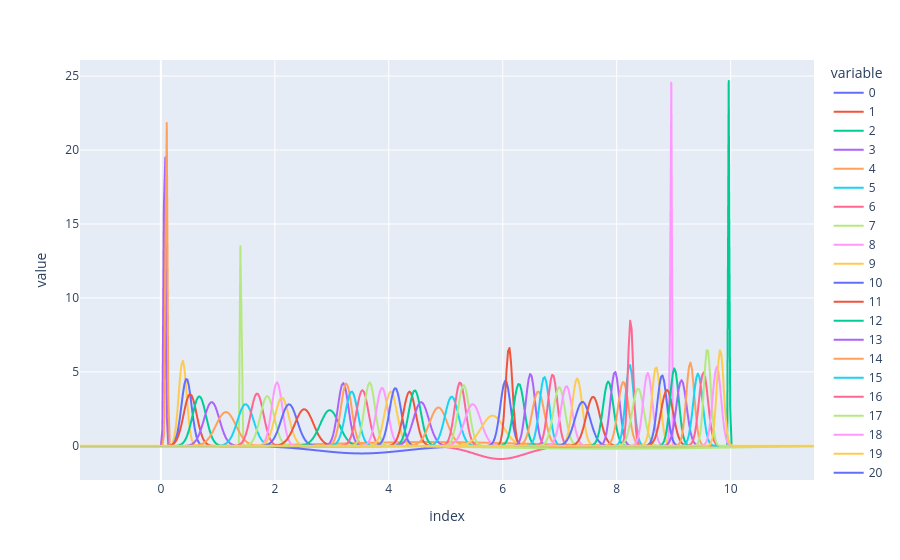

The cell this chart's notebook holds for it:
### Code cell
from spice_net.plotting import plot_som

plot_som(som_1)

### Figure 1 — Plotly figure (JSON) as saved in the notebook; plotly's stock layout.template omitted (floating-point values rounded to 4 significant figures; data arrays with more than 128 entries replaced by an {"elided": "..."} marker saying what was removed)
{"data": [{"hovertemplate": "variable=0<br>index=%{x}<br>value=%{y}<extra></extra>", "legendgroup": "0", "line": {"color": "#636efa", "dash": "solid"}, "marker": {"symbol": "circle"}, "mode": "lines", "name": "0", "showlegend": true, "type": "scattergl", "x": {"elided": "500 float values"}, "xaxis": "x", "y": {"elided": "500 float values"}, "yaxis": "y"}, {"hovertemplate": "variable=1<br>index=%{x}<br>value=%{y}<extra></extra>", "legendgroup": "1", "line": {"color": "#EF553B", "dash": "solid"}, "marker": {"symbol": "circle"}, "mode": "lines", "name": "1", "showlegend": true, "type": "scattergl", "x": {"elided": "500 float values"}, "xaxis": "x", "y": {"elided": "500 float values"}, "yaxis": "y"}, {"hovertemplate": "variable=2<br>index=%{x}<br>value=%{y}<extra></extra>", "legendgroup": "2", "line": {"color": "#00cc96", "dash": "solid"}, "marker": {"symbol": "circle"}, "mode": "lines", "name": "2", "showlegend": true, "type": "scattergl", "x": {"elided": "500 float values"}, "xaxis": "x", "y": {"elided": "500 float values"}, "yaxis": "y"}, {"hovertemplate": "variable=3<br>index=%{x}<br>value=%{y}<extra></extra>", "legendgroup": "3", "line": {"color": "#ab63fa", "dash": "solid"}, "marker": {"symbol": "circle"}, "mode": "lines", "name": "3", "showlegend": true, "type": "scattergl", "x": {"elided": "500 float values"}, "xaxis": "x", "y": {"elided": "500 float values"}, "yaxis": "y"}, {"hovertemplate": "variable=4<br>index=%{x}<br>value=%{y}<extra></extra>", "legendgroup": "4", "line": {"color": "#FFA15A", "dash": "solid"}, "marker": {"symbol": "circle"}, "mode": "lines", "name": "4", "showlegend": true, "type": "scattergl", "x": {"elided": "500 float values"}, "xaxis": "x", "y": {"elided": "500 float values"}, "yaxis": "y"}, {"hovertemplate": "variable=5<br>index=%{x}<br>value=%{y}<extra></extra>", "legendgroup": "5", "line": {"color": "#19d3f3", "dash": "solid"}, "marker": {"symbol": "circle"}, "mode": "lines", "name": "5", "showlegend": true, "type": "scattergl", "x": {"elided": "500 float values"}, "xaxis": "x", "y": {"elided": "500 float values"}, "yaxis": "y"}, {"hovertemplate": "variable=6<br>index=%{x}<br>value=%{y}<extra></extra>", "legendgroup": "6", "line": {"color": "#FF6692", "dash": "solid"}, "marker": {"symbol": "circle"}, "mode": "lines", "name": "6", "showlegend": true, "type": "scattergl", "x": {"elided": "500 float values"}, "xaxis": "x", "y": {"elided": "500 float values"}, "yaxis": "y"}, {"hovertemplate": "variable=7<br>index=%{x}<br>value=%{y}<extra></extra>", "legendgroup": "7", "line": {"color": "#B6E880", "dash": "solid"}, "marker": {"symbol": "circle"}, "mode": "lines", "name": "7", "showlegend": true, "type": "scattergl", "x": {"elided": "500 float values"}, "xaxis": "x", "y": {"elided": "500 float values"}, "yaxis": "y"}, {"hovertemplate": "variable=8<br>index=%{x}<br>value=%{y}<extra></extra>", "legendgroup": "8", "line": {"color": "#FF97FF", "dash": "solid"}, "marker": {"symbol": "circle"}, "mode": "lines", "name": "8", "showlegend": true, "type": "scattergl", "x": {"elided": "500 float values"}, "xaxis": "x", "y": {"elided": "500 null values"}, "yaxis": "y"}, {"hovertemplate": "variable=9<br>index=%{x}<br>value=%{y}<extra></extra>", "legendgroup": "9", "line": {"color": "#FECB52", "dash": "solid"}, "marker": {"symbol": "circle"}, "mode": "lines", "name": "9", "showlegend": true, "type": "scattergl", "x": {"elided": "500 float values"}, "xaxis": "x", "y": {"elided": "500 null values"}, "yaxis": "y"}, {"hovertemplate": "variable=10<br>index=%{x}<br>value=%{y}<extra></extra>", "legendgroup": "10", "line": {"color": "#636efa", "dash": "solid"}, "marker": {"symbol": "circle"}, "mode": "lines", "name": "10", "showlegend": true, "type": "scattergl", "x": {"elided": "500 float values"}, "xaxis": "x", "y": {"elided": "500 null values"}, "yaxis": "y"}, {"hovertemplate": "variable=11<br>index=%{x}<br>value=%{y}<extra></extra>", "legendgroup": "11", "line": {"color": "#EF553B", "dash": "solid"}, "marker": {"symbol": "circle"}, "mode": "lines", "name": "11", "showlegend": true, "type": "scattergl", "x": {"elided": "500 float values"}, "xaxis": "x", "y": {"elided": "500 null values"}, "yaxis": "y"}, {"hovertemplate": "variable=12<br>index=%{x}<br>value=%{y}<extra></extra>", "legendgroup": "12", "line": {"color": "#00cc96", "dash": "solid"}, "marker": {"symbol": "circle"}, "mode": "lines", "name": "12", "showlegend": true, "type": "scattergl", "x": {"elided": "500 float values"}, "xaxis": "x", "y": {"elided": "500 float values"}, "yaxis": "y"}, {"hovertemplate": "variable=13<br>index=%{x}<br>value=%{y}<extra></extra>", "legendgroup": "13", "line": {"color": "#ab63fa", "dash": "solid"}, "marker": {"symbol": "circle"}, "mode": "lines", "name": "13", "showlegend": true, "type": "scattergl", "x": {"elided": "500 float values"}, "xaxis": "x", "y": {"elided": "500 null values"}, "yaxis": "y"}, {"hovertemplate": "variable=14<br>index=%{x}<br>value=%{y}<extra></extra>", "legendgroup": "14", "line": {"color": "#FFA15A", "dash": "solid"}, "marker": {"symbol": "circle"}, "mode": "lines", "name": "14", "showlegend": true, "type": "scattergl", "x": {"elided": "500 float values"}, "xaxis": "x", "y": {"elided": "500 null values"}, "yaxis": "y"}, {"hovertemplate": "variable=15<br>index=%{x}<br>value=%{y}<extra></extra>", "legendgroup": "15", "line": {"color": "#19d3f3", "dash": "solid"}, "marker": {"symbol": "circle"}, "mode": "lines", "name": "15", "showlegend": true, "type": "scattergl", "x": {"elided": "500 float values"}, "xaxis": "x", "y": {"elided": "500 null values"}, "yaxis": "y"}, {"hovertemplate": "variable=16<br>index=%{x}<br>value=%{y}<extra></extra>", "legendgroup": "16", "line": {"color": "#FF6692", "dash": "solid"}, "marker": {"symbol": "circle"}, "mode": "lines", "name": "16", "showlegend": true, "type": "scattergl", "x": {"elided": "500 float values"}, "xaxis": "x", "y": {"elided": "500 null values"}, "yaxis": "y"}, {"hovertemplate": "variable=17<br>index=%{x}<br>value=%{y}<extra></extra>", "legendgroup": "17", "line": {"color": "#B6E880", "dash": "solid"}, "marker": {"symbol": "circle"}, "mode": "lines", "name": "17", "showlegend": true, "type": "scattergl", "x": {"elided": "500 float values"}, "xaxis": "x", "y": {"elided": "500 null values"}, "yaxis": "y"}, {"hovertemplate": "variable=18<br>index=%{x}<br>value=%{y}<extra></extra>", "legendgroup": "18", "line": {"color": "#FF97FF", "dash": "solid"}, "marker": {"symbol": "circle"}, "mode": "lines", "name": "18", "showlegend": true, "type": "scattergl", "x": {"elided": "500 float values"}, "xaxis": "x", "y": {"elided": "500 float values"}, "yaxis": "y"}, {"hovertemplate": "variable=19<br>index=%{x}<br>value=%{y}<extra></extra>", "legendgroup": "19", "line": {"color": "#FECB52", "dash": "solid"}, "marker": {"symbol": "circle"}, "mode": "lines", "name": "19", "showlegend": true, "type": "scattergl", "x": {"elided": "500 float values"}, "xaxis": "x", "y": {"elided": "500 null values"}, "yaxis": "y"}, {"hovertemplate": "variable=20<br>index=%{x}<br>value=%{y}<extra></extra>", "legendgroup": "20", "line": {"color": "#636efa", "dash": "solid"}, "marker": {"symbol": "circle"}, "mode": "lines", "name": "20", "showlegend": true, "type": "scattergl", "x": {"elided": "500 float values"}, "xaxis": "x", "y": {"elided": "500 null values"}, "yaxis": "y"}, {"hovertemplate": "variable=21<br>index=%{x}<br>value=%{y}<extra></extra>", "legendgroup": "21", "line": {"color": "#EF553B", "dash": "solid"}, "marker": {"symbol": "circle"}, "mode": "lines", "name": "21", "showlegend": true, "type": "scattergl", "x": {"elided": "500 float values"}, "xaxis": "x", "y": {"elided": "500 null values"}, "yaxis": "y"}, {"hovertemplate": "variable=22<br>index=%{x}<br>value=%{y}<extra></extra>", "legendgroup": "22", "line": {"color": "#00cc96", "dash": "solid"}, "marker": {"symbol": "circle"}, "mode": "lines", "name": "22", "showlegend": true, "type": "scattergl", "x": {"elided": "500 float values"}, "xaxis": "x", "y": {"elided": "500 null values"}, "yaxis": "y"}, {"hovertemplate": "variable=23<br>index=%{x}<br>value=%{y}<extra></extra>", "legendgroup": "23", "line": {"color": "#ab63fa", "dash": "solid"}, "marker": {"symbol": "circle"}, "mode": "lines", "name": "23", "showlegend": true, "type": "scattergl", "x": {"elided": "500 float values"}, "xaxis": "x", "y": {"elided": "500 null values"}, "yaxis": "y"}, {"hovertemplate": "variable=24<br>index=%{x}<br>value=%{y}<extra></extra>", "legendgroup": "24", "line": {"color": "#FFA15A", "dash": "solid"}, "marker": {"symbol": "circle"}, "mode": "lines", "name": "24", "showlegend": true, "type": "scattergl", "x": {"elided": "500 float values"}, "xaxis": "x", "y": {"elided": "500 float values"}, "yaxis": "y"}, {"hovertemplate": "variable=25<br>index=%{x}<br>value=%{y}<extra></extra>", "legendgroup": "25", "line": {"color": "#19d3f3", "dash": "solid"}, "marker": {"symbol": "circle"}, "mode": "lines", "name": "25", "showlegend": true, "type": "scattergl", "x": {"elided": "500 float values"}, "xaxis": "x", "y": {"elided": "500 null values"}, "yaxis": "y"}, {"hovertemplate": "variable=26<br>index=%{x}<br>value=%{y}<extra></extra>", "legendgroup": "26", "line": {"color": "#FF6692", "dash": "solid"}, "marker": {"symbol": "circle"}, "mode": "lines", "name": "26", "showlegend": true, "type": "scattergl", "x": {"elided": "500 float values"}, "xaxis": "x", "y": {"elided": "500 null values"}, "yaxis": "y"}, {"hovertemplate": "variable=27<br>index=%{x}<br>value=%{y}<extra></extra>", "legendgroup": "27", "line": {"color": "#B6E880", "dash": "solid"}, "marker": {"symbol": "circle"}, "mode": "lines", "name": "27", "showlegend": true, "type": "scattergl", "x": {"elided": "500 float values"}, "xaxis": "x", "y": {"elided": "500 float values"}, "yaxis": "y"}, {"hovertemplate": "variable=28<br>index=%{x}<br>value=%{y}<extra></extra>", "legendgroup": "28", "line": {"color": "#FF97FF", "dash": "solid"}, "marker": {"symbol": "circle"}, "mode": "lines", "name": "28", "showlegend": true, "type": "scattergl", "x": {"elided": "500 float values"}, "xaxis": "x", "y": {"elided": "500 null values"}, "yaxis": "y"}, {"hovertemplate": "variable=29<br>index=%{x}<br>value=%{y}<extra></extra>", "legendgroup": "29", "line": {"color": "#FECB52", "dash": "solid"}, "marker": {"symbol": "circle"}, "mode": "lines", "name": "29", "showlegend": true, "type": "scattergl", "x": {"elided": "500 float values"}, "xaxis": "x", "y": {"elided": "500 null values"}, "yaxis": "y"}, {"hovertemplate": "variable=30<br>index=%{x}<br>value=%{y}<extra></extra>", "legendgroup": "30", "line": {"color": "#636efa", "dash": "solid"}, "marker": {"symbol": "circle"}, "mode": "lines", "name": "30", "showlegend": true, "type": "scattergl", "x": {"elided": "500 float values"}, "xaxis": "x", "y": {"elided": "500 null values"}, "yaxis": "y"}, {"hovertemplate": "variable=31<br>index=%{x}<br>value=%{y}<extra></extra>", "legendgroup": "31", "line": {"color": "#EF553B", "dash": "solid"}, "marker": {"symbol": "circle"}, "mode": "lines", "name": "31", "showlegend": true, "type": "scattergl", "x": {"elided": "500 float values"}, "xaxis": "x", "y": {"elided": "500 null values"}, "yaxis": "y"}, {"hovertemplate": "variable=32<br>index=%{x}<br>value=%{y}<extra></extra>", "legendgroup": "32", "line": {"color": "#00cc96", "dash": "solid"}, "marker": {"symbol": "circle"}, "mode": "lines", "name": "32", "showlegend": true, "type": "scattergl", "x": {"elided": "500 float values"}, "xaxis": "x", "y": {"elided": "500 null values"}, "yaxis": "y"}, {"hovertemplate": "variable=33<br>index=%{x}<br>value=%{y}<extra></extra>", "legendgroup": "33", "line": {"color": "#ab63fa", "dash": "solid"}, "marker": {"symbol": "circle"}, "mode": "lines", "name": "33", "showlegend": true, "type": "scattergl", "x": {"elided": "500 float values"}, "xaxis": "x", "y": {"elided": "500 float values"}, "yaxis": "y"}, {"hovertemplate": "variable=34<br>index=%{x}<br>value=%{y}<extra></extra>", "legendgroup": "34", "line": {"color": "#FFA15A", "dash": "solid"}, "marker": {"symbol": "circle"}, "mode": "lines", "name": "34", "showlegend": true, "type": "scattergl", "x": {"elided": "500 float values"}, "xaxis": "x", "y": {"elided": "500 float values"}, "yaxis": "y"}, {"hovertemplate": "variable=35<br>index=%{x}<br>value=%{y}<extra></extra>", "legendgroup": "35", "line": {"color": "#19d3f3", "dash": "solid"}, "marker": {"symbol": "circle"}, "mode": "lines", "name": "35", "showlegend": true, "type": "scattergl", "x": {"elided": "500 float values"}, "xaxis": "x", "y": {"elided": "500 null values"}, "yaxis": "y"}, {"hovertemplate": "variable=36<br>index=%{x}<br>value=%{y}<extra></extra>", "legendgroup": "36", "line": {"color": "#FF6692", "dash": "solid"}, "marker": {"symbol": "circle"}, "mode": "lines", "name": "36", "showlegend": true, "type": "scattergl", "x": {"elided": "500 float values"}, "xaxis": "x", "y": {"elided": "500 null values"}, "yaxis": "y"}, {"hovertemplate": "variable=37<br>index=%{x}<br>value=%{y}<extra></extra>", "legendgroup": "37", "line": {"color": "#B6E880", "dash": "solid"}, "marker": {"symbol": "circle"}, "mode": "lines", "name": "37", "showlegend": true, "type": "scattergl", "x": {"elided": "500 float values"}, "xaxis": "x", "y": {"elided": "500 null values"}, "yaxis": "y"}, {"hovertemplate": "variable=38<br>index=%{x}<br>value=%{y}<extra></extra>", "legendgroup": "38", "line": {"color": "#FF97FF", "dash": "solid"}, "marker": {"symbol": "circle"}, "mode": "lines", "name": "38", "showlegend": true, "type": "scattergl", "x": {"elided": "500 float values"}, "xaxis": "x", "y": {"elided": "500 null values"}, "yaxis": "y"}, {"hovertemplate": "variable=39<br>index=%{x}<br>value=%{y}<extra></extra>", "legendgroup": "39", "line": {"color": "#FECB52", "dash": "solid"}, "marker": {"symbol": "circle"}, "mode": "lines", "name": "39", "showlegend": true, "type": "scattergl", "x": {"elided": "500 float values"}, "xaxis": "x", "y": {"elided": "500 float values"}, "yaxis": "y"}, {"hovertemplate": "variable=40<br>index=%{x}<br>value=%{y}<extra></extra>", "legendgroup": "40", "line": {"color": "#636efa", "dash": "solid"}, "marker": {"symbol": "circle"}, "mode": "lines", "name": "40", "showlegend": true, "type": "scattergl", "x": {"elided": "500 float values"}, "xaxis": "x", "y": {"elided": "500 float values"}, "yaxis": "y"}, {"hovertemplate": "variable=41<br>index=%{x}<br>value=%{y}<extra></extra>", "legendgroup": "41", "line": {"color": "#EF553B", "dash": "solid"}, "marker": {"symbol": "circle"}, "mode": "lines", "name": "41", "showlegend": true, "type": "scattergl", "x": {"elided": "500 float values"}, "xaxis": "x", "y": {"elided": "500 float values"}, "yaxis": "y"}, {"hovertemplate": "variable=42<br>index=%{x}<br>value=%{y}<extra></extra>", "legendgroup": "42", "line": {"color": "#00cc96", "dash": "solid"}, "marker": {"symbol": "circle"}, "mode": "lines", "name": "42", "showlegend": true, "type": "scattergl", "x": {"elided": "500 float values"}, "xaxis": "x", "y": {"elided": "500 float values"}, "yaxis": "y"}, {"hovertemplate": "variable=43<br>index=%{x}<br>value=%{y}<extra></extra>", "legendgroup": "43", "line": {"color": "#ab63fa", "dash": "solid"}, "marker": {"symbol": "circle"}, "mode": "lines", "name": "43", "showlegend": true, "type": "scattergl", "x": {"elided": "500 float values"}, "xaxis": "x", "y": {"elided": "500 float values"}, "yaxis": "y"}, {"hovertemplate": "variable=44<br>index=%{x}<br>value=%{y}<extra></extra>", "legendgroup": "44", "line": {"color": "#FFA15A", "dash": "solid"}, "marker": {"symbol": "circle"}, "mode": "lines", "name": "44", "showlegend": true, "type": "scattergl", "x": {"elided": "500 float values"}, "xaxis": "x", "y": {"elided": "500 float values"}, "yaxis": "y"}, {"hovertemplate": "variable=45<br>index=%{x}<br>value=%{y}<extra></extra>", "legendgroup": "45", "line": {"color": "#19d3f3", "dash": "solid"}, "marker": {"symbol": "circle"}, "mode": "lines", "name": "45", "showlegend": true, "type": "scattergl", "x": {"elided": "500 float values"}, "xaxis": "x", "y": {"elided": "500 float values"}, "yaxis": "y"}, {"hovertemplate": "variable=46<br>index=%{x}<br>value=%{y}<extra></extra>", "legendgroup": "46", "line": {"color": "#FF6692", "dash": "solid"}, "marker": {"symbol": "circle"}, "mode": "lines", "name": "46", "showlegend": true, "type": "scattergl", "x": {"elided": "500 float values"}, "xaxis": "x", "y": {"elided": "500 float values"}, "yaxis": "y"}, {"hovertemplate": "variable=47<br>index=%{x}<br>value=%{y}<extra></extra>", "legendgroup": "47", "line": {"color": "#B6E880", "dash": "solid"}, "marker": {"symbol": "circle"}, "mode": "lines", "name": "47", "showlegend": true, "type": "scattergl", "x": {"elided": "500 float values"}, "xaxis": "x", "y": {"elided": "500 float values"}, "yaxis": "y"}, {"hovertemplate": "variable=48<br>index=%{x}<br>value=%{y}<extra></extra>", "legendgroup": "48", "line": {"color": "#FF97FF", "dash": "solid"}, "marker": {"symbol": "circle"}, "mode": "lines", "name": "48", "showlegend": true, "type": "scattergl", "x": {"elided": "500 float values"}, "xaxis": "x", "y": {"elided": "500 float values"}, "yaxis": "y"}, {"hovertemplate": "variable=49<br>index=%{x}<br>value=%{y}<extra></extra>", "legendgroup": "49", "line": {"color": "#FECB52", "dash": "solid"}, "marker": {"symbol": "circle"}, "mode": "lines", "name": "49", "showlegend": true, "type": "scattergl", "x": {"elided": "500 float values"}, "xaxis": "x", "y": {"elided": "500 float values"}, "yaxis": "y"}, {"hovertemplate": "variable=50<br>index=%{x}<br>value=%{y}<extra></extra>", "legendgroup": "50", "line": {"color": "#636efa", "dash": "solid"}, "marker": {"symbol": "circle"}, "mode": "lines", "name": "50", "showlegend": true, "type": "scattergl", "x": {"elided": "500 float values"}, "xaxis": "x", "y": {"elided": "500 float values"}, "yaxis": "y"}, {"hovertemplate": "variable=51<br>index=%{x}<br>value=%{y}<extra></extra>", "legendgroup": "51", "line": {"color": "#EF553B", "dash": "solid"}, "marker": {"symbol": "circle"}, "mode": "lines", "name": "51", "showlegend": true, "type": "scattergl", "x": {"elided": "500 float values"}, "xaxis": "x", "y": {"elided": "500 float values"}, "yaxis": "y"}, {"hovertemplate": "variable=52<br>index=%{x}<br>value=%{y}<extra></extra>", "legendgroup": "52", "line": {"color": "#00cc96", "dash": "solid"}, "marker": {"symbol": "circle"}, "mode": "lines", "name": "52", "showlegend": true, "type": "scattergl", "x": {"elided": "500 float values"}, "xaxis": "x", "y": {"elided": "500 float values"}, "yaxis": "y"}, {"hovertemplate": "variable=53<br>index=%{x}<br>value=%{y}<extra></extra>", "legendgroup": "53", "line": {"color": "#ab63fa", "dash": "solid"}, "marker": {"symbol": "circle"}, "mode": "lines", "name": "53", "showlegend": true, "type": "scattergl", "x": {"elided": "500 float values"}, "xaxis": "x", "y": {"elided": "500 float values"}, "yaxis": "y"}, {"hovertemplate": "variable=54<br>index=%{x}<br>value=%{y}<extra></extra>", "legendgroup": "54", "line": {"color": "#FFA15A", "dash": "solid"}, "marker": {"symbol": "circle"}, "mode": "lines", "name": "54", "showlegend": true, "type": "scattergl", "x": {"elided": "500 float values"}, "xaxis": "x", "y": {"elided": "500 float values"}, "yaxis": "y"}, {"hovertemplate": "variable=55<br>index=%{x}<br>value=%{y}<extra></extra>", "legendgroup": "55", "line": {"color": "#19d3f3", "dash": "solid"}, "marker": {"symbol": "circle"}, "mode": "lines", "name": "55", "showlegend": true, "type": "scattergl", "x": {"elided": "500 float values"}, "xaxis": "x", "y": {"elided": "500 float values"}, "yaxis": "y"}, {"hovertemplate": "variable=56<br>index=%{x}<br>value=%{y}<extra></extra>", "legendgroup": "56", "line": {"color": "#FF6692", "dash": "solid"}, "marker": {"symbol": "circle"}, "mode": "lines", "name": "56", "showlegend": true, "type": "scattergl", "x": {"elided": "500 float values"}, "xaxis": "x", "y": {"elided": "500 float values"}, "yaxis": "y"}, {"hovertemplate": "variable=57<br>index=%{x}<br>value=%{y}<extra></extra>", "legendgroup": "57", "line": {"color": "#B6E880", "dash": "solid"}, "marker": {"symbol": "circle"}, "mode": "lines", "name": "57", "showlegend": true, "type": "scattergl", "x": {"elided": "500 float values"}, "xaxis": "x", "y": {"elided": "500 float values"}, "yaxis": "y"}, {"hovertemplate": "variable=58<br>index=%{x}<br>value=%{y}<extra></extra>", "legendgroup": "58", "line": {"color": "#FF97FF", "dash": "solid"}, "marker": {"symbol": "circle"}, "mode": "lines", "name": "58", "showlegend": true, "type": "scattergl", "x": {"elided": "500 float values"}, "xaxis": "x", "y": {"elided": "500 float values"}, "yaxis": "y"}, {"hovertemplate": "variable=59<br>index=%{x}<br>value=%{y}<extra></extra>", "legendgroup": "59", "line": {"color": "#FECB52", "dash": "solid"}, "marker": {"symbol": "circle"}, "mode": "lines", "name": "59", "showlegend": true, "type": "scattergl", "x": {"elided": "500 float values"}, "xaxis": "x", "y": {"elided": "500 float values"}, "yaxis": "y"}, {"hovertemplate": "variable=60<br>index=%{x}<br>value=%{y}<extra></extra>", "legendgroup": "60", "line": {"color": "#636efa", "dash": "solid"}, "marker": {"symbol": "circle"}, "mode": "lines", "name": "60", "showlegend": true, "type": "scattergl", "x": {"elided": "500 float values"}, "xaxis": "x", "y": {"elided": "500 float values"}, "yaxis": "y"}, {"hovertemplate": "variable=61<br>index=%{x}<br>value=%{y}<extra></extra>", "legendgroup": "61", "line": {"color": "#EF553B", "dash": "solid"}, "marker": {"symbol": "circle"}, "mode": "lines", "name": "61", "showlegend": true, "type": "scattergl", "x": {"elided": "500 float values"}, "xaxis": "x", "y": {"elided": "500 float values"}, "yaxis": "y"}, {"hovertemplate": "variable=62<br>index=%{x}<br>value=%{y}<extra></extra>", "legendgroup": "62", "line": {"color": "#00cc96", "dash": "solid"}, "marker": {"symbol": "circle"}, "mode": "lines", "name": "62", "showlegend": true, "type": "scattergl", "x": {"elided": "500 float values"}, "xaxis": "x", "y": {"elided": "500 float values"}, "yaxis": "y"}, {"hovertemplate": "variable=63<br>index=%{x}<br>value=%{y}<extra></extra>", "legendgroup": "63", "line": {"color": "#ab63fa", "dash": "solid"}, "marker": {"symbol": "circle"}, "mode": "lines", "name": "63", "showlegend": true, "type": "scattergl", "x": {"elided": "500 float values"}, "xaxis": "x", "y": {"elided": "500 float values"}, "yaxis": "y"}, {"hovertemplate": "variable=64<br>index=%{x}<br>value=%{y}<extra></extra>", "legendgroup": "64", "line": {"color": "#FFA15A", "dash": "solid"}, "marker": {"symbol": "circle"}, "mode": "lines", "name": "64", "showlegend": true, "type": "scattergl", "x": {"elided": "500 float values"}, "xaxis": "x", "y": {"elided": "500 float values"}, "yaxis": "y"}, {"hovertemplate": "variable=65<br>index=%{x}<br>value=%{y}<extra></extra>", "legendgroup": "65", "line": {"color": "#19d3f3", "dash": "solid"}, "marker": {"symbol": "circle"}, "mode": "lines", "name": "65", "showlegend": true, "type": "scattergl", "x": {"elided": "500 float values"}, "xaxis": "x", "y": {"elided": "500 float values"}, "yaxis": "y"}, {"hovertemplate": "variable=66<br>index=%{x}<br>value=%{y}<extra></extra>", "legendgroup": "66", "line": {"color": "#FF6692", "dash": "solid"}, "marker": {"symbol": "circle"}, "mode": "lines", "name": "66", "showlegend": true, "type": "scattergl", "x": {"elided": "500 float values"}, "xaxis": "x", "y": {"elided": "500 float values"}, "yaxis": "y"}, {"hovertemplate": "variable=67<br>index=%{x}<br>value=%{y}<extra></extra>", "legendgroup": "67", "line": {"color": "#B6E880", "dash": "solid"}, "marker": {"symbol": "circle"}, "mode": "lines", "name": "67", "showlegend": true, "type": "scattergl", "x": {"elided": "500 float values"}, "xaxis": "x", "y": {"elided": "500 float values"}, "yaxis": "y"}, {"hovertemplate": "variable=68<br>index=%{x}<br>value=%{y}<extra></extra>", "legendgroup": "68", "line": {"color": "#FF97FF", "dash": "solid"}, "marker": {"symbol": "circle"}, "mode": "lines", "name": "68", "showlegend": true, "type": "scattergl", "x": {"elided": "500 float values"}, "xaxis": "x", "y": {"elided": "500 float values"}, "yaxis": "y"}, {"hovertemplate": "variable=69<br>index=%{x}<br>value=%{y}<extra></extra>", "legendgroup": "69", "line": {"color": "#FECB52", "dash": "solid"}, "marker": {"symbol": "circle"}, "mode": "lines", "name": "69", "showlegend": true, "type": "scattergl", "x": {"elided": "500 float values"}, "xaxis": "x", "y": {"elided": "500 float values"}, "yaxis": "y"}, {"hovertemplate": "variable=70<br>index=%{x}<br>value=%{y}<extra></extra>", "legendgroup": "70", "line": {"color": "#636efa", "dash": "solid"}, "marker": {"symbol": "circle"}, "mode": "lines", "name": "70", "showlegend": true, "type": "scattergl", "x": {"elided": "500 float values"}, "xaxis": "x", "y": {"elided": "500 float values"}, "yaxis": "y"}, {"hovertemplate": "variable=71<br>index=%{x}<br>value=%{y}<extra></extra>", "legendgroup": "71", "line": {"color": "#EF553B", "dash": "solid"}, "marker": {"symbol": "circle"}, "mode": "lines", "name": "71", "showlegend": true, "type": "scattergl", "x": {"elided": "500 float values"}, "xaxis": "x", "y": {"elided": "500 float values"}, "yaxis": "y"}, {"hovertemplate": "variable=72<br>index=%{x}<br>value=%{y}<extra></extra>", "legendgroup": "72", "line": {"color": "#00cc96", "dash": "solid"}, "marker": {"symbol": "circle"}, "mode": "lines", "name": "72", "showlegend": true, "type": "scattergl", "x": {"elided": "500 float values"}, "xaxis": "x", "y": {"elided": "500 float values"}, "yaxis": "y"}, {"hovertemplate": "variable=73<br>index=%{x}<br>value=%{y}<extra></extra>", "legendgroup": "73", "line": {"color": "#ab63fa", "dash": "solid"}, "marker": {"symbol": "circle"}, "mode": "lines", "name": "73", "showlegend": true, "type": "scattergl", "x": {"elided": "500 float values"}, "xaxis": "x", "y": {"elided": "500 float values"}, "yaxis": "y"}, {"hovertemplate": "variable=74<br>index=%{x}<br>value=%{y}<extra></extra>", "legendgroup": "74", "line": {"color": "#FFA15A", "dash": "solid"}, "marker": {"symbol": "circle"}, "mode": "lines", "name": "74", "showlegend": true, "type": "scattergl", "x": {"elided": "500 float values"}, "xaxis": "x", "y": {"elided": "500 float values"}, "yaxis": "y"}, {"hovertemplate": "variable=75<br>index=%{x}<br>value=%{y}<extra></extra>", "legendgroup": "75", "line": {"color": "#19d3f3", "dash": "solid"}, "marker": {"symbol": "circle"}, "mode": "lines", "name": "75", "showlegend": true, "type": "scattergl", "x": {"elided": "500 float values"}, "xaxis": "x", "y": {"elided": "500 float values"}, "yaxis": "y"}, {"hovertemplate": "variable=76<br>index=%{x}<br>value=%{y}<extra></extra>", "legendgroup": "76", "line": {"color": "#FF6692", "dash": "solid"}, "marker": {"symbol": "circle"}, "mode": "lines", "name": "76", "showlegend": true, "type": "scattergl", "x": {"elided": "500 float values"}, "xaxis": "x", "y": {"elided": "500 float values"}, "yaxis": "y"}, {"hovertemplate": "variable=77<br>index=%{x}<br>value=%{y}<extra></extra>", "legendgroup": "77", "line": {"color": "#B6E880", "dash": "solid"}, "marker": {"symbol": "circle"}, "mode": "lines", "name": "77", "showlegend": true, "type": "scattergl", "x": {"elided": "500 float values"}, "xaxis": "x", "y": {"elided": "500 float values"}, "yaxis": "y"}, {"hovertemplate": "variable=78<br>index=%{x}<br>value=%{y}<extra></extra>", "legendgroup": "78", "line": {"color": "#FF97FF", "dash": "solid"}, "marker": {"symbol": "circle"}, "mode": "lines", "name": "78", "showlegend": true, "type": "scattergl", "x": {"elided": "500 float values"}, "xaxis": "x", "y": {"elided": "500 float values"}, "yaxis": "y"}, {"hovertemplate": "variable=79<br>index=%{x}<br>value=%{y}<extra></extra>", "legendgroup": "79", "line": {"color": "#FECB52", "dash": "solid"}, "marker": {"symbol": "circle"}, "mode": "lines", "name": "79", "showlegend": true, "type": "scattergl", "x": {"elided": "500 float values"}, "xaxis": "x", "y": {"elided": "500 float values"}, "yaxis": "y"}, {"hovertemplate": "variable=80<br>index=%{x}<br>value=%{y}<extra></extra>", "legendgroup": "80", "line": {"color": "#636efa", "dash": "solid"}, "marker": {"symbol": "circle"}, "mode": "lines", "name": "80", "showlegend": true, "type": "scattergl", "x": {"elided": "500 float values"}, "xaxis": "x", "y": {"elided": "500 float values"}, "yaxis": "y"}, {"hovertemplate": "variable=81<br>index=%{x}<br>value=%{y}<extra></extra>", "legendgroup": "81", "line": {"color": "#EF553B", "dash": "solid"}, "marker": {"symbol": "circle"}, "mode": "lines", "name": "81", "showlegend": true, "type": "scattergl", "x": {"elided": "500 float values"}, "xaxis": "x", "y": {"elided": "500 float values"}, "yaxis": "y"}, {"hovertemplate": "variable=82<br>index=%{x}<br>value=%{y}<extra></extra>", "legendgroup": "82", "line": {"color": "#00cc96", "dash": "solid"}, "marker": {"symbol": "circle"}, "mode": "lines", "name": "82", "showlegend": true, "type": "scattergl", "x": {"elided": "500 float values"}, "xaxis": "x", "y": {"elided": "500 float values"}, "yaxis": "y"}, {"hovertemplate": "variable=83<br>index=%{x}<br>value=%{y}<extra></extra>", "legendgroup": "83", "line": {"color": "#ab63fa", "dash": "solid"}, "marker": {"symbol": "circle"}, "mode": "lines", "name": "83", "showlegend": true, "type": "scattergl", "x": {"elided": "500 float values"}, "xaxis": "x", "y": {"elided": "500 float values"}, "yaxis": "y"}, {"hovertemplate": "variable=84<br>index=%{x}<br>value=%{y}<extra></extra>", "legendgroup": "84", "line": {"color": "#FFA15A", "dash": "solid"}, "marker": {"symbol": "circle"}, "mode": "lines", "name": "84", "showlegend": true, "type": "scattergl", "x": {"elided": "500 float values"}, "xaxis": "x", "y": {"elided": "500 float values"}, "yaxis": "y"}, {"hovertemplate": "variable=85<br>index=%{x}<br>value=%{y}<extra></extra>", "legendgroup": "85", "line": {"color": "#19d3f3", "dash": "solid"}, "marker": {"symbol": "circle"}, "mode": "lines", "name": "85", "showlegend": true, "type": "scattergl", "x": {"elided": "500 float values"}, "xaxis": "x", "y": {"elided": "500 float values"}, "yaxis": "y"}, {"hovertemplate": "variable=86<br>index=%{x}<br>value=%{y}<extra></extra>", "legendgroup": "86", "line": {"color": "#FF6692", "dash": "solid"}, "marker": {"symbol": "circle"}, "mode": "lines", "name": "86", "showlegend": true, "type": "scattergl", "x": {"elided": "500 float values"}, "xaxis": "x", "y": {"elided": "500 float values"}, "yaxis": "y"}, {"hovertemplate": "variable=87<br>index=%{x}<br>value=%{y}<extra></extra>", "legendgroup": "87", "line": {"color": "#B6E880", "dash": "solid"}, "marker": {"symbol": "circle"}, "mode": "lines", "name": "87", "showlegend": true, "type": "scattergl", "x": {"elided": "500 float values"}, "xaxis": "x", "y": {"elided": "500 float values"}, "yaxis": "y"}, {"hovertemplate": "variable=88<br>index=%{x}<br>value=%{y}<extra></extra>", "legendgroup": "88", "line": {"color": "#FF97FF", "dash": "solid"}, "marker": {"symbol": "circle"}, "mode": "lines", "name": "88", "showlegend": true, "type": "scattergl", "x": {"elided": "500 float values"}, "xaxis": "x", "y": {"elided": "500 float values"}, "yaxis": "y"}, {"hovertemplate": "variable=89<br>index=%{x}<br>value=%{y}<extra></extra>", "legendgroup": "89", "line": {"color": "#FECB52", "dash": "solid"}, "marker": {"symbol": "circle"}, "mode": "lines", "name": "89", "showlegend": true, "type": "scattergl", "x": {"elided": "500 float values"}, "xaxis": "x", "y": {"elided": "500 float values"}, "yaxis": "y"}, {"hovertemplate": "variable=90<br>index=%{x}<br>value=%{y}<extra></extra>", "legendgroup": "90", "line": {"color": "#636efa", "dash": "solid"}, "marker": {"symbol": "circle"}, "mode": "lines", "name": "90", "showlegend": true, "type": "scattergl", "x": {"elided": "500 float values"}, "xaxis": "x", "y": {"elided": "500 float values"}, "yaxis": "y"}, {"hovertemplate": "variable=91<br>index=%{x}<br>value=%{y}<extra></extra>", "legendgroup": "91", "line": {"color": "#EF553B", "dash": "solid"}, "marker": {"symbol": "circle"}, "mode": "lines", "name": "91", "showlegend": true, "type": "scattergl", "x": {"elided": "500 float values"}, "xaxis": "x", "y": {"elided": "500 float values"}, "yaxis": "y"}, {"hovertemplate": "variable=92<br>index=%{x}<br>value=%{y}<extra></extra>", "legendgroup": "92", "line": {"color": "#00cc96", "dash": "solid"}, "marker": {"symbol": "circle"}, "mode": "lines", "name": "92", "showlegend": true, "type": "scattergl", "x": {"elided": "500 float values"}, "xaxis": "x", "y": {"elided": "500 float values"}, "yaxis": "y"}, {"hovertemplate": "variable=93<br>index=%{x}<br>value=%{y}<extra></extra>", "legendgroup": "93", "line": {"color": "#ab63fa", "dash": "solid"}, "marker": {"symbol": "circle"}, "mode": "lines", "name": "93", "showlegend": true, "type": "scattergl", "x": {"elided": "500 float values"}, "xaxis": "x", "y": {"elided": "500 float values"}, "yaxis": "y"}, {"hovertemplate": "variable=94<br>index=%{x}<br>value=%{y}<extra></extra>", "legendgroup": "94", "line": {"color": "#FFA15A", "dash": "solid"}, "marker": {"symbol": "circle"}, "mode": "lines", "name": "94", "showlegend": true, "type": "scattergl", "x": {"elided": "500 float values"}, "xaxis": "x", "y": {"elided": "500 float values"}, "yaxis": "y"}, {"hovertemplate": "variable=95<br>index=%{x}<br>value=%{y}<extra></extra>", "legendgroup": "95", "line": {"color": "#19d3f3", "dash": "solid"}, "marker": {"symbol": "circle"}, "mode": "lines", "name": "95", "showlegend": true, "type": "scattergl", "x": {"elided": "500 float values"}, "xaxis": "x", "y": {"elided": "500 float values"}, "yaxis": "y"}, {"hovertemplate": "variable=96<br>index=%{x}<br>value=%{y}<extra></extra>", "legendgroup": "96", "line": {"color": "#FF6692", "dash": "solid"}, "marker": {"symbol": "circle"}, "mode": "lines", "name": "96", "showlegend": true, "type": "scattergl", "x": {"elided": "500 float values"}, "xaxis": "x", "y": {"elided": "500 float values"}, "yaxis": "y"}, {"hovertemplate": "variable=97<br>index=%{x}<br>value=%{y}<extra></extra>", "legendgroup": "97", "line": {"color": "#B6E880", "dash": "solid"}, "marker": {"symbol": "circle"}, "mode": "lines", "name": "97", "showlegend": true, "type": "scattergl", "x": {"elided": "500 float values"}, "xaxis": "x", "y": {"elided": "500 float values"}, "yaxis": "y"}, {"hovertemplate": "variable=98<br>index=%{x}<br>value=%{y}<extra></extra>", "legendgroup": "98", "line": {"color": "#FF97FF", "dash": "solid"}, "marker": {"symbol": "circle"}, "mode": "lines", "name": "98", "showlegend": true, "type": "scattergl", "x": {"elided": "500 float values"}, "xaxis": "x", "y": {"elided": "500 float values"}, "yaxis": "y"}, {"hovertemplate": "variable=99<br>index=%{x}<br>value=%{y}<extra></extra>", "legendgroup": "99", "line": {"color": "#FECB52", "dash": "solid"}, "marker": {"symbol": "circle"}, "mode": "lines", "name": "99", "showlegend": true, "type": "scattergl", "x": {"elided": "500 float values"}, "xaxis": "x", "y": {"elided": "500 float values"}, "yaxis": "y"}], "layout": {"legend": {"title": {"text": "variable"}, "tracegroupgap": 0}, "margin": {"t": 60}, "xaxis": {"anchor": "y", "domain": [0, 1], "title": {"text": "index"}}, "yaxis": {"anchor": "x", "domain": [0, 1], "title": {"text": "value"}}}}
